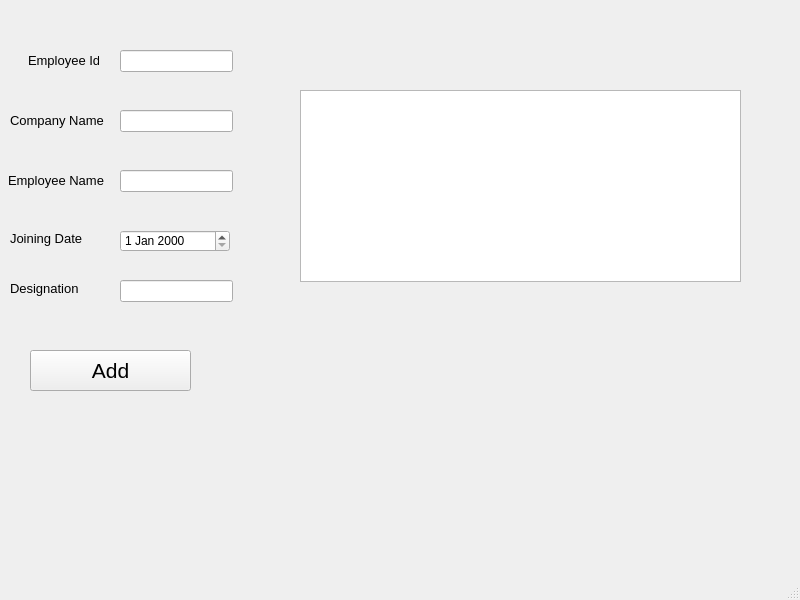
<?xml version="1.0" encoding="UTF-8"?>
<ui version="4.0">
 <class>MainWindow</class>
 <widget class="QMainWindow" name="MainWindow">
  <property name="geometry">
   <rect>
    <x>0</x>
    <y>0</y>
    <width>800</width>
    <height>600</height>
   </rect>
  </property>
  <property name="windowTitle">
   <string>MainWindow</string>
  </property>
  <widget class="QWidget" name="centralwidget">
   <widget class="QLabel" name="EmpId">
    <property name="geometry">
     <rect>
      <x>28</x>
      <y>50</y>
      <width>71</width>
      <height>20</height>
     </rect>
    </property>
    <property name="font">
     <font>
      <pointsize>10</pointsize>
     </font>
    </property>
    <property name="text">
     <string>Employee Id</string>
    </property>
   </widget>
   <widget class="QLabel" name="CompanyName">
    <property name="geometry">
     <rect>
      <x>10</x>
      <y>110</y>
      <width>101</width>
      <height>20</height>
     </rect>
    </property>
    <property name="font">
     <font>
      <pointsize>10</pointsize>
     </font>
    </property>
    <property name="text">
     <string>Company Name</string>
    </property>
   </widget>
   <widget class="QLabel" name="Designation">
    <property name="geometry">
     <rect>
      <x>10</x>
      <y>280</y>
      <width>71</width>
      <height>16</height>
     </rect>
    </property>
    <property name="font">
     <font>
      <pointsize>10</pointsize>
     </font>
    </property>
    <property name="text">
     <string>Designation</string>
    </property>
   </widget>
   <widget class="QLabel" name="JoiningDate">
    <property name="geometry">
     <rect>
      <x>10</x>
      <y>230</y>
      <width>81</width>
      <height>16</height>
     </rect>
    </property>
    <property name="font">
     <font>
      <pointsize>10</pointsize>
     </font>
    </property>
    <property name="text">
     <string>Joining Date</string>
    </property>
   </widget>
   <widget class="QLabel" name="EmpName">
    <property name="geometry">
     <rect>
      <x>8</x>
      <y>170</y>
      <width>101</width>
      <height>20</height>
     </rect>
    </property>
    <property name="font">
     <font>
      <pointsize>10</pointsize>
     </font>
    </property>
    <property name="text">
     <string>Employee Name</string>
    </property>
   </widget>
   <widget class="QLineEdit" name="lineEdit_empid">
    <property name="geometry">
     <rect>
      <x>120</x>
      <y>50</y>
      <width>113</width>
      <height>22</height>
     </rect>
    </property>
   </widget>
   <widget class="QLineEdit" name="lineEdit_2Cname">
    <property name="geometry">
     <rect>
      <x>120</x>
      <y>110</y>
      <width>113</width>
      <height>22</height>
     </rect>
    </property>
   </widget>
   <widget class="QLineEdit" name="lineEdit_3EName">
    <property name="geometry">
     <rect>
      <x>120</x>
      <y>170</y>
      <width>113</width>
      <height>22</height>
     </rect>
    </property>
   </widget>
   <widget class="QLineEdit" name="lineEdit_5Designation">
    <property name="geometry">
     <rect>
      <x>120</x>
      <y>280</y>
      <width>113</width>
      <height>22</height>
     </rect>
    </property>
   </widget>
   <widget class="QTableWidget" name="tableWidget">
    <property name="geometry">
     <rect>
      <x>300</x>
      <y>90</y>
      <width>441</width>
      <height>192</height>
     </rect>
    </property>
   </widget>
   <widget class="QPushButton" name="BtnEmployee">
    <property name="geometry">
     <rect>
      <x>30</x>
      <y>350</y>
      <width>161</width>
      <height>41</height>
     </rect>
    </property>
    <property name="font">
     <font>
      <pointsize>16</pointsize>
     </font>
    </property>
    <property name="text">
     <string>Add</string>
    </property>
   </widget>
   <widget class="QDateEdit" name="dateEdit">
    <property name="geometry">
     <rect>
      <x>120</x>
      <y>230</y>
      <width>110</width>
      <height>22</height>
     </rect>
    </property>
   </widget>
   <widget class="QLabel" name="labelcurrentemp">
    <property name="geometry">
     <rect>
      <x>310</x>
      <y>310</y>
      <width>201</width>
      <height>61</height>
     </rect>
    </property>
    <property name="font">
     <font>
      <pointsize>12</pointsize>
     </font>
    </property>
    <property name="text">
     <string/>
    </property>
   </widget>
  </widget>
  <widget class="QMenuBar" name="menubar">
   <property name="geometry">
    <rect>
     <x>0</x>
     <y>0</y>
     <width>800</width>
     <height>22</height>
    </rect>
   </property>
  </widget>
  <widget class="QStatusBar" name="statusbar"/>
 </widget>
 <resources/>
 <connections/>
</ui>
